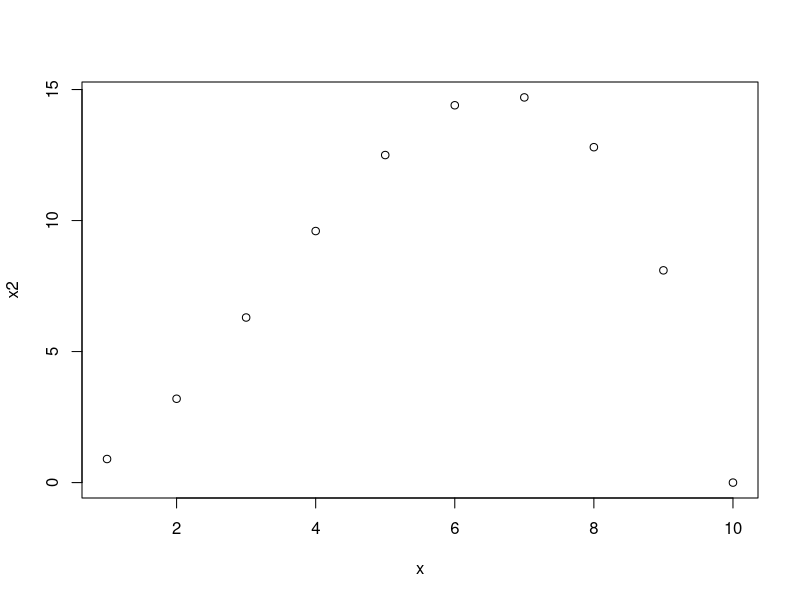

The R source for this figure:
## ---- chunk 1
x = 1:10
x2 = x^2 - 0.1 * x^3 
plot(x, x2)
